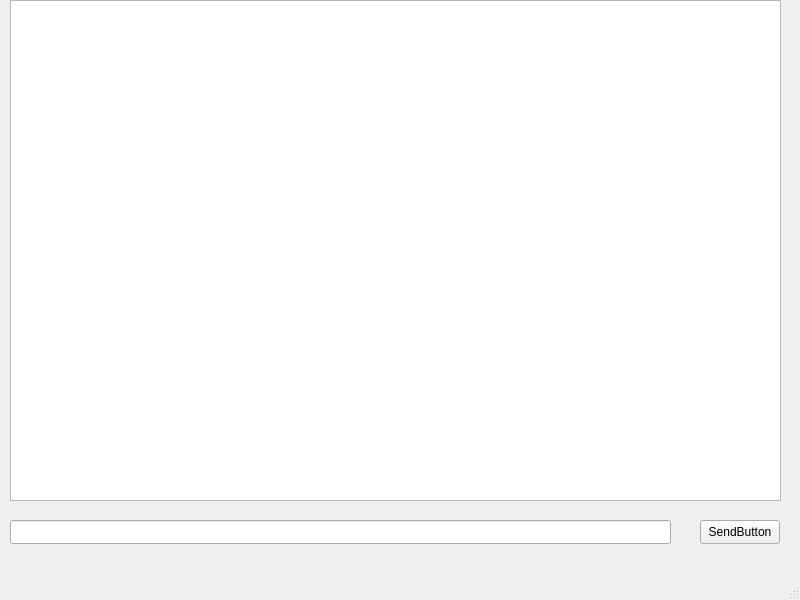
<?xml version="1.0" encoding="UTF-8"?>
<ui version="4.0">
 <class>MainWindow</class>
 <widget class="QMainWindow" name="MainWindow">
  <property name="geometry">
   <rect>
    <x>0</x>
    <y>0</y>
    <width>800</width>
    <height>600</height>
   </rect>
  </property>
  <property name="windowTitle">
   <string>MainWindow</string>
  </property>
  <widget class="QWidget" name="centralwidget">
   <widget class="QPushButton" name="sendButton">
    <property name="geometry">
     <rect>
      <x>700</x>
      <y>520</y>
      <width>80</width>
      <height>24</height>
     </rect>
    </property>
    <property name="text">
     <string>SendButton</string>
    </property>
   </widget>
   <widget class="QTextEdit" name="chatTextEdit">
    <property name="geometry">
     <rect>
      <x>10</x>
      <y>0</y>
      <width>771</width>
      <height>501</height>
     </rect>
    </property>
   </widget>
   <widget class="QLineEdit" name="messageLineEdit">
    <property name="geometry">
     <rect>
      <x>10</x>
      <y>520</y>
      <width>661</width>
      <height>24</height>
     </rect>
    </property>
   </widget>
  </widget>
  <widget class="QMenuBar" name="menubar">
   <property name="geometry">
    <rect>
     <x>0</x>
     <y>0</y>
     <width>800</width>
     <height>21</height>
    </rect>
   </property>
  </widget>
  <widget class="QStatusBar" name="statusbar"/>
 </widget>
 <resources/>
 <connections/>
</ui>
